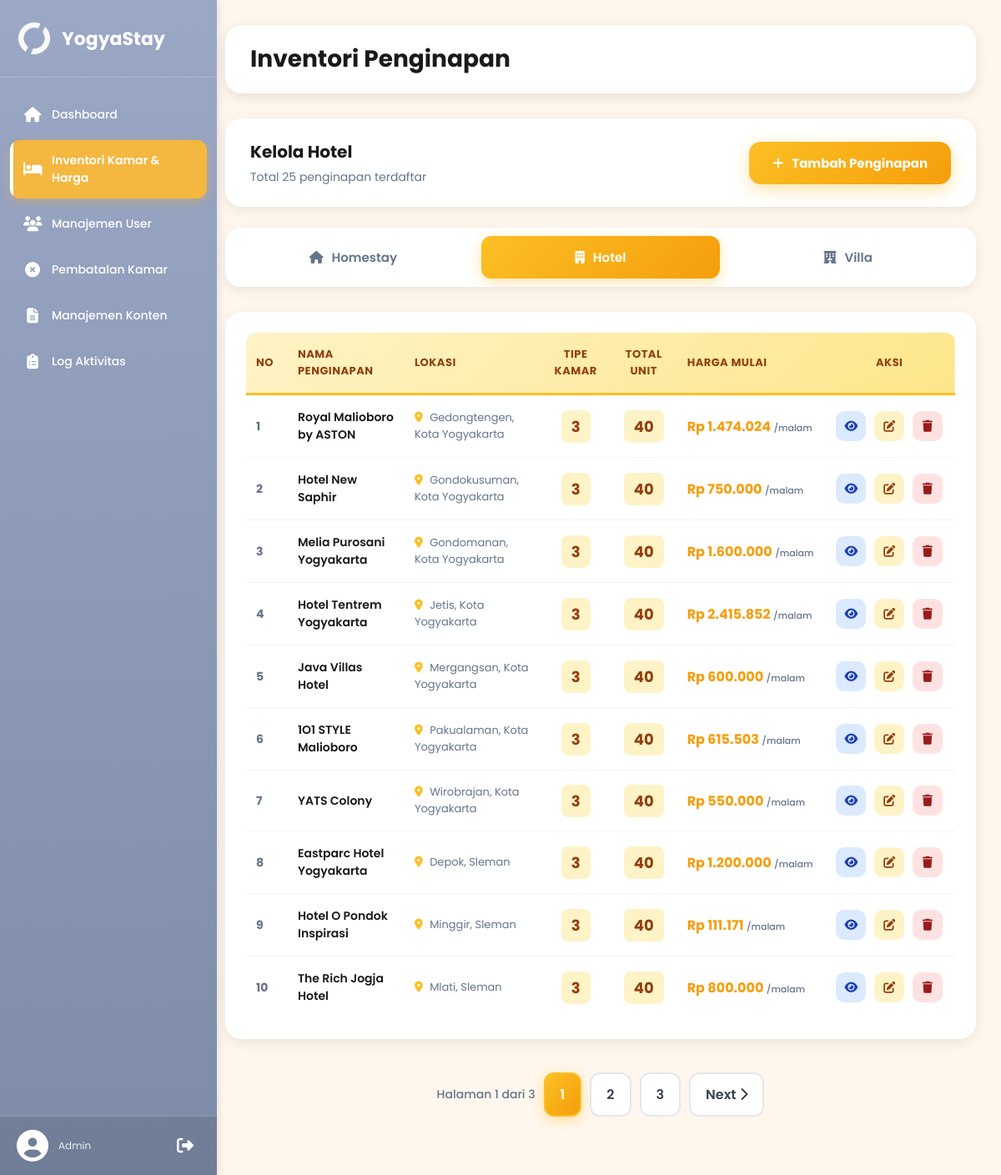
Screenshot of /admin/inventoriKamar/inventori.php (signed in) with the database file from the repository.
### tables this page shows
CREATE TABLE `penginapan` (
  `id_penginapan` int(11) NOT NULL,
  `nama_penginapan` varchar(150) NOT NULL,
  `tipe_penginapan` enum('hotel','villa','homestay') NOT NULL,
  `id_kabupaten` int(11) NOT NULL,
  `id_kecamatan` int(11) NOT NULL,
  `alamat` text NOT NULL,
  `deskripsi` text DEFAULT NULL,
  `tentang_kami` text DEFAULT NULL,
  `harga_mulai` decimal(12,2) NOT NULL,
  `rating` decimal(3,2) DEFAULT 0.00,
  `jumlah_review` int(11) DEFAULT 0,
  `is_featured` tinyint(1) DEFAULT 0,
  `latitude` decimal(10,8) DEFAULT NULL,
  `longitude` decimal(11,8) DEFAULT NULL,
  `status` enum('aktif','nonaktif') DEFAULT 'aktif',
  `created_at` timestamp NOT NULL DEFAULT current_timestamp()
);

CREATE TABLE `kecamatan` (
  `id_kecamatan` int(11) NOT NULL,
  `id_kabupaten` int(11) NOT NULL,
  `nama_kecamatan` varchar(100) NOT NULL
);

CREATE TABLE `kabupaten` (
  `id_kabupaten` int(11) NOT NULL,
  `nama_kabupaten` varchar(100) NOT NULL
);

### admin/inventoriKamar/inventori.php (the view, shortened to what this page needs)
<?php
require_once '../../config.php';
$tipe = isset($_GET['tipe']) ? mysqli_real_escape_string($conn, strtolower($_GET['tipe'])) : 'hotel';
$page = max(1, (int) ($_GET['page'] ?? 1));
$limit = 10;
$start = ($page - 1) * $limit;
$totalQuery = mysqli_query($conn, "
    SELECT COUNT(*) AS total
    FROM penginapan p
    WHERE LOWER(p.tipe_penginapan) = '$tipe'
");
$totalRow = mysqli_fetch_assoc($totalQuery);
$totalData = $totalRow['total'] ?? 0;
$totalPage = ceil($totalData / $limit);
$query = mysqli_query($conn, "
    SELECT
        p.id_penginapan,
        p.nama_penginapan,
        p.tipe_penginapan,
        p.alamat,
        p.harga_mulai,
        p.status,
        p.created_at,
        kc.nama_kecamatan,
        kb.nama_kabupaten,
        COALESCE((SELECT COUNT(DISTINCT id_tipe_kamar)
                  FROM tipe_kamar
                  WHERE id_penginapan = p.id_penginapan), 0) as total_tipe_kamar,
        COALESCE((SELECT SUM(jumlah_kamar)
                  FROM tipe_kamar
                  WHERE id_penginapan = p.id_penginapan), 0) as total_unit_kamar
    FROM penginapan p
    LEFT JOIN kecamatan kc ON p.id_kecamatan = kc.id_kecamatan
    LEFT JOIN kabupaten kb ON p.id_kabupaten = kb.id_kabupaten
    WHERE LOWER(p.tipe_penginapan) = '$tipe'
    ORDER BY p.created_at DESC
    LIMIT $start, $limit
");
$jumlahData = mysqli_num_rows($query);
?>
<!DOCTYPE html>
<html lang="id">
<head>
    <link rel="stylesheet" href="https://cdnjs.cloudflare.com/ajax/libs/font-awesome/6.5.1/css/all.min.css">
</head>
<body>
    <?php
    if (file_exists('../partials/sidebar.php')) {
        include '../partials/sidebar.php';
    }
    ?>
    <div class="content">
        <div class="topbar">
            <div class="topbar-left">
                <h1 class="page-title">Inventori Penginapan</h1>
            </div>
        </div>
        <div class="header">
            <div class="header-info">
                <h3>Kelola <?= ucfirst($tipe) ?></h3>
                <p>Total <?= $totalData ?> penginapan terdaftar</p>
            </div>
            <a href="tambah_penginapan.php" class="btn-add">
                <i class="fa-solid fa-plus"></i>
                <span>Tambah Penginapan</span>
            </a>
        </div>
        <div class="tabs">
            <a href="?tipe=homestay" class="<?= $tipe == 'homestay' ? 'active' : '' ?>">
                <i class="fa-solid fa-house"></i>
                <span>Homestay</span>
            </a>
            <a href="?tipe=hotel" class="<?= $tipe == 'hotel' ? 'active' : '' ?>">
                <i class="fa-solid fa-building"></i>
                <span>Hotel</span>
            </a>
            <a href="?tipe=villa" class="<?= $tipe == 'villa' ? 'active' : '' ?>">
                <i class="fa-solid fa-hotel"></i>
                <span>Villa</span>
            </a>
        </div>
        <?php if ($jumlahData > 0): ?>
            <div class="table-wrapper">
                <table>
                    <thead>
                        <tr>
                            <th>No</th>
                            <th>Nama Penginapan</th>
                            <th>Lokasi</th>
                            <th style="text-align: center;">Tipe Kamar</th>
                            <th style="text-align: center;">Total Unit</th>
                            <th>Harga Mulai</th>
                            <th style="text-align: center;">Aksi</th>
                        </tr>
                    </thead>
                    <tbody>
                        <?php
                        $no = $start + 1;
                        while ($row = mysqli_fetch_assoc($query)):
                            $total_tipe = $row['total_tipe_kamar'] ?? 0;
                            $total_unit = $row['total_unit_kamar'] ?? 0;
                            ?>
                            <tr>
                                <td class="table-number"><?= $no++ ?></td>
                                <td class="table-name">
                                    <?= htmlspecialchars($row['nama_penginapan']) ?>
                                </td>
                                <td class="table-location">
                                    <i class="fa-solid fa-location-dot"></i>
                                    <?= htmlspecialchars($row['nama_kecamatan'] ?? 'Lokasi') ?>,
                                    <?= htmlspecialchars($row['nama_kabupaten'] ?? 'Yogyakarta') ?>
                                </td>
                                <td class="table-stats">
                                    <span class="stat-badge"><?= $total_tipe ?></span>
                                </td>
                                <td class="table-stats">
                                    <span class="stat-badge"><?= $total_unit ?></span>
                                </td>
                                <td class="table-price">
                                    Rp <?= number_format($row['harga_mulai'] ?? 0, 0, ',', '.') ?>
                                    <small>/malam</small>
                                </td>
                                <td class="table-actions">
                                    <a href="detail_penginapan.php?id=<?= $row['id_penginapan'] ?>" class="btn-action btn-view"
                                        title="Detail">
                                        <i class="fa-solid fa-eye"></i>
                                    </a>
                                    <a href="edit_penginapan.php?id=<?= $row['id_penginapan'] ?>" class="btn-action btn-edit"
                                        title="Edit">
                                        <i class="fa-solid fa-pen-to-square"></i>
                                    </a>
                                    <a href="javascript:void(0)"
                                        onclick="openDelete(<?= $row['id_penginapan'] ?>, '<?= strtolower($row['tipe_penginapan']) ?>')"
                                        class="btn-action btn-delete" title="Hapus">
                                        <i class="fa-solid fa-trash"></i>
                                    </a>
                                </td>
                            </tr>
                        <?php endwhile; ?>
                    </tbody>
                </table>
            </div>
            <?php if ($totalPage > 1): ?>
                <div class="pagination">
                    <span class="page-info">
                        Halaman <?= $page ?> dari <?= $totalPage ?>
                    </span>
                    <?php
                    $range = 2;
                    for ($i = 1; $i <= $totalPage; $i++):
                        if ($i == 1 || $i == $totalPage || ($i >= $page - $range && $i <= $page + $range)):
                            ?>
                            <a href="?tipe=<?= $tipe ?>&page=<?= $i ?>" class="<?= $page == $i ? 'active' : '' ?>">
                                <?= $i ?>
                            </a>
                        <?php
                        elseif ($i == $page - $range - 1 || $i == $page + $range + 1):
                            echo '<span class="page-info">...</span>';
                        endif;
                    endfor;
                    ?>
                    <?php if ($page < $totalPage): ?>
                        <a href="?tipe=<?= $tipe ?>&page=<?= $page + 1 ?>">
                            Next <i class="fa-solid fa-chevron-right"></i>
                        </a>
                    <?php endif; ?>
                </div>
            <?php endif; ?>
        <?php endif; ?>
    </div>
</body>
</html>

### admin/inventoriKamar/inventori.php (style rules this page uses)
* { box-sizing: border-box; margin: 0; padding: 0; }
body { font-family: 'Poppins', sans-serif; background: #fff7ed; min-height: 100vh; }
.content { margin-left: 240px; padding: 30px; transition: margin-left 0.3s ease; }
.topbar { display: flex; align-items: center; justify-content: space-between; margin-bottom: 30px; background: white; padding: 20px 30px; border-radius: 20px; box-shadow: 0 4px 15px rgba(0, 0, 0, 0.1); }
.topbar-left { display: flex; align-items: center; gap: 15px; }
.page-title { font-size: 28px; font-weight: 700; color: #1a1a1a; }
.header { background: white; padding: 25px 30px; border-radius: 20px; margin-bottom: 25px; box-shadow: 0 4px 15px rgba(0, 0, 0, 0.08); display: flex; justify-content: space-between; align-items: center; flex-wrap: wrap; gap: 20px; }
.header-info h3 { font-size: 20px; margin-bottom: 5px; color: #1a1a1a; }
.header-info p { color: #64748b; font-size: 14px; }
.btn-add { background: linear-gradient(135deg, #fbbf24 0%, #f59e0b 100%); padding: 14px 28px; border-radius: 14px; text-decoration: none; color: white; font-weight: 700; transition: all 0.3s; display: inline-flex; align-items: center; gap: 10px; box-shadow: 0 6px 20px rgba(251, 191, 36, 0.4); font-size: 15px; white-space: nowrap; }
.tabs { display: flex; gap: 10px; margin-bottom: 30px; background: white; padding: 10px; border-radius: 18px; box-shadow: 0 4px 15px rgba(0, 0, 0, 0.08); overflow-x: auto; }
.tabs a { flex: 1; min-width: 120px; text-decoration: none; font-weight: 600; color: #64748b; padding: 14px 24px; border-radius: 12px; transition: all 0.3s; text-align: center; display: flex; align-items: center; justify-content: center; gap: 10px; font-size: 15px; white-space: nowrap; }
.tabs a.active { background: linear-gradient(135deg, #fbbf24 0%, #f59e0b 100%); color: white; box-shadow: 0 4px 15px rgba(251, 191, 36, 0.4); }
.table-wrapper { background: white; border-radius: 20px; padding: 25px; box-shadow: 0 4px 15px rgba(0, 0, 0, 0.08); overflow-x: auto; margin-bottom: 30px; }
table { width: 100%; border-collapse: collapse; min-width: 800px; }
thead { background: linear-gradient(135deg, #fef3c7 0%, #fde68a 100%); }
thead th { padding: 16px 12px; text-align: left; font-weight: 700; color: #92400e; font-size: 13px; text-transform: uppercase; letter-spacing: 0.5px; border-bottom: 3px solid #fbbf24; }
thead th:first-child { border-radius: 12px 0 0 0; }
thead th:last-child { border-radius: 0 12px 0 0; text-align: center; }
tbody tr { border-bottom: 1px solid #f3f4f6; transition: all 0.3s ease; }
tbody tr:last-child { border-bottom: none; }
tbody td { padding: 16px 12px; font-size: 14px; color: #374151; }
.table-number { font-weight: 700; color: #64748b; width: 50px; }
.table-name { font-weight: 600; color: #1a1a1a; max-width: 250px; }
.table-location { color: #64748b; font-size: 13px; }
.table-location i { color: #fbbf24; margin-right: 5px; }
.table-stats { text-align: center; }
.stat-badge { background: #fef3c7; padding: 6px 12px; border-radius: 8px; font-weight: 700; color: #92400e; font-size: 18px; display: inline-block; }
.table-price { font-weight: 700; color: #f59e0b; font-size: 16px; white-space: nowrap; }
.table-price small { font-size: 11px; color: #64748b; font-weight: 500; }
.table-actions { text-align: center; white-space: nowrap; }
.btn-action { display: inline-flex; align-items: center; justify-content: center; width: 36px; height: 36px; border-radius: 10px; text-decoration: none; font-size: 14px; transition: all 0.3s; margin: 0 3px; }
.btn-view { background: #dbeafe; color: #1e40af; }
.btn-edit { background: #fef3c7; color: #92400e; }
.btn-delete { background: #fee2e2; color: #991b1b; }
.pagination { display: flex; justify-content: center; align-items: center; gap: 10px; margin: 40px 0; flex-wrap: wrap; }
.pagination a { padding: 12px 18px; border: 2px solid #e5e7eb; border-radius: 12px; text-decoration: none; color: #374151; font-weight: 600; transition: all 0.3s; background: white; }
.pagination a.active { background: linear-gradient(135deg, #fbbf24 0%, #f59e0b 100%); border-color: #fbbf24; color: white; box-shadow: 0 4px 15px rgba(251, 191, 36, 0.4); }
.page-info { color: #64748b; font-size: 14px; font-weight: 500; }

### rows the page displays
penginapan: nama_penginapan "Royal Malioboro by ASTON", id_kecamatan.nama_kecamatan "Gedongtengen", id_kabupaten.nama_kabupaten "Kota Yogyakarta", total_tipe "3", total_unit "40", harga_mulai "1.474.024"
penginapan: nama_penginapan "Hotel New Saphir", id_kecamatan.nama_kecamatan "Gondokusuman", id_kabupaten.nama_kabupaten "Kota Yogyakarta", total_tipe "3", total_unit "40", harga_mulai "750.000"
penginapan: nama_penginapan "Melia Purosani Yogyakarta", id_kecamatan.nama_kecamatan "Gondomanan", id_kabupaten.nama_kabupaten "Kota Yogyakarta", total_tipe "3", total_unit "40", harga_mulai "1.600.000"
penginapan: nama_penginapan "Hotel Tentrem Yogyakarta", id_kecamatan.nama_kecamatan "Jetis", id_kabupaten.nama_kabupaten "Kota Yogyakarta", total_tipe "3", total_unit "40", harga_mulai "2.415.852"
penginapan: nama_penginapan "Java Villas Hotel", id_kecamatan.nama_kecamatan "Mergangsan", id_kabupaten.nama_kabupaten "Kota Yogyakarta", total_tipe "3", total_unit "40", harga_mulai "600.000"
penginapan: nama_penginapan "1O1 STYLE Malioboro", id_kecamatan.nama_kecamatan "Pakualaman", id_kabupaten.nama_kabupaten "Kota Yogyakarta", total_tipe "3", total_unit "40", harga_mulai "615.503"
penginapan: nama_penginapan "YATS Colony", id_kecamatan.nama_kecamatan "Wirobrajan", id_kabupaten.nama_kabupaten "Kota Yogyakarta", total_tipe "3", total_unit "40", harga_mulai "550.000"
penginapan: nama_penginapan "Eastparc Hotel Yogyakarta", id_kecamatan.nama_kecamatan "Depok", id_kabupaten.nama_kabupaten "Sleman", total_tipe "3", total_unit "40", harga_mulai "1.200.000"
penginapan: nama_penginapan "Hotel O Pondok Inspirasi", id_kecamatan.nama_kecamatan "Minggir", id_kabupaten.nama_kabupaten "Sleman", total_tipe "3", total_unit "40", harga_mulai "111.171"
penginapan: nama_penginapan "The Rich Jogja Hotel", id_kecamatan.nama_kecamatan "Mlati", id_kabupaten.nama_kabupaten "Sleman", total_tipe "3", total_unit "40", harga_mulai "800.000"

### other values shown
$tipe "Hotel"
$totalData "25"
$page "1"
$totalPage "3"
